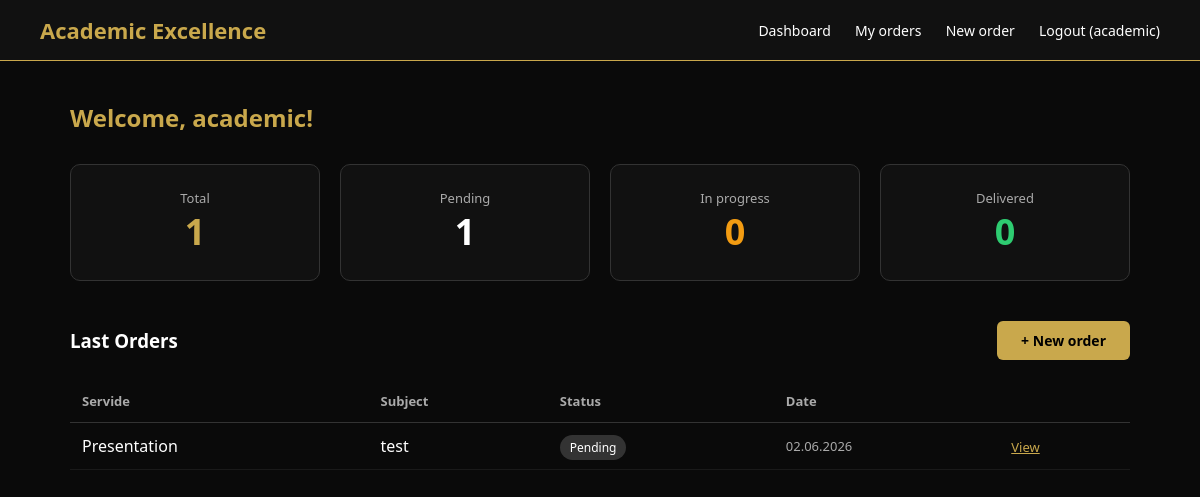
Before: /dashboard/ (signed in) with the older database file.
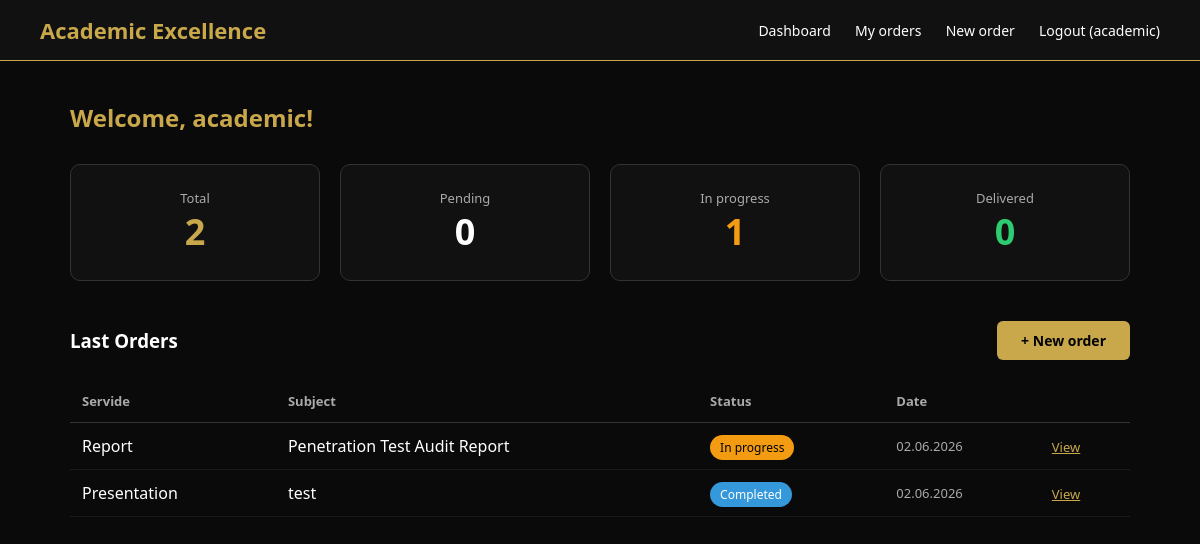
After: the same page with the newer database file.
### orders/models.py (models this page shows, shortened)
class Order(models.Model):
    STATUS_CHOICES = [
        ('pending', 'Gözləyir'),
        ('in_progress', 'İcradadır'),
        ('completed', 'Tamamlandı'),
        ('delivered', 'Çatdırıldı'),
    ]
    SERVICE_CHOICES = [
        ('presentation', 'Presentation'),
        ('essay', 'Essay'),
        ('report', 'Report'),
        ('poster', 'Poster'),
    ]
    DELIVERY_CHOICES = [
        ('standard', 'Standard'),
    ]
    PRICES = {
        ('presentation', 'standard'): 300,
        ('essay', 'standard'): 200,
        ('report', 'standard'): 350,
        ('poster', 'standard'): 150,
    }
    user = models.ForeignKey(User, on_delete=models.CASCADE)
    service = models.CharField(max_length=50, choices=SERVICE_CHOICES)
    topic = models.CharField(max_length=200)
    deadline = models.DateTimeField()
    delivery_type = models.CharField(max_length=20, choices=DELIVERY_CHOICES, default='standard')
    slides = models.IntegerField(default=0)
    price = models.DecimalField(max_digits=10, decimal_places=2, default=0)
    status = models.CharField(max_length=20, choices=STATUS_CHOICES, default='pending')
    notes = models.TextField(blank=True)
    created_at = models.DateTimeField(auto_now_add=True)
    is_paid = models.BooleanField(default=False)
    content_file = models.FileField(upload_to='orders/files/', blank=True, null=True)
    content_link = models.URLField(blank=True, null=True)
    content_note = models.TextField(blank=True)

### orders/views.py (the view)
# urls.py: path('dashboard/', views.dashboard, name='dashboard'),
@login_required
def dashboard(request):
    orders = Order.objects.filter(user=request.user).order_by('-created_at')
    total = orders.count()
    pending = orders.filter(status='pending').count()
    in_progress = orders.filter(status='in_progress').count()
    completed = orders.filter(status='completed').count()
    delivered = orders.filter(status='delivered').count()
    context = {
        'orders': orders[:5],
        'total': total,
        'pending': pending,
        'in_progress': in_progress,
        'completed': completed,
        'delivered': delivered,
    }
    return render(request, 'orders/dashboard.html', context)

### templates/orders/dashboard.html
{% extends 'base.html' %}
{% block content %}
<div class="container">
    <h2 style="color:#c9a84c; margin-bottom:30px;">Welcome, {{ user.username }}!</h2>
    <div style="display:grid; grid-template-columns:repeat(4,1fr); gap:20px; margin-bottom:40px;">
        <div style="background:#111; padding:24px; border-radius:10px; border:1px solid #333; text-align:center;">
            <p style="color:#aaa; font-size:13px;">Total</p>
            <p style="color:#c9a84c; font-size:36px; font-weight:bold;">{{ total }}</p>
        </div>
        <div style="background:#111; padding:24px; border-radius:10px; border:1px solid #333; text-align:center;">
            <p style="color:#aaa; font-size:13px;">Pending</p>
            <p style="color:#fff; font-size:36px; font-weight:bold;">{{ pending }}</p>
        </div>
        <div style="background:#111; padding:24px; border-radius:10px; border:1px solid #333; text-align:center;">
            <p style="color:#aaa; font-size:13px;">In progress</p>
            <p style="color:#f39c12; font-size:36px; font-weight:bold;">{{ in_progress }}</p>
        </div>
        <div style="background:#111; padding:24px; border-radius:10px; border:1px solid #333; text-align:center;">
            <p style="color:#aaa; font-size:13px;">Delivered</p>
            <p style="color:#2ecc71; font-size:36px; font-weight:bold;">{{ delivered }}</p>
        </div>
    </div>
    <div style="display:flex; justify-content:space-between; align-items:center; margin-bottom:20px;">
        <h3 style="color:#fff;">Last Orders</h3>
        <a href="/dashboard/orders/new/" class="btn btn-gold">+ New order</a>
    </div>
    {% if orders %}
    <table style="width:100%; border-collapse:collapse;">
        <thead>
            <tr style="border-bottom:1px solid #333;">
                <th style="padding:12px; text-align:left; color:#aaa; font-size:13px;">Servide</th>
                <th style="padding:12px; text-align:left; color:#aaa; font-size:13px;">Subject</th>
                <th style="padding:12px; text-align:left; color:#aaa; font-size:13px;">Status</th>
                <th style="padding:12px; text-align:left; color:#aaa; font-size:13px;">Date</th>
                <th style="padding:12px; text-align:left; color:#aaa; font-size:13px;"></th>
            </tr>
        </thead>
        <tbody>
            {% for order in orders %}
            <tr style="border-bottom:1px solid #1a1a1a;">
                <td style="padding:12px; color:#fff;">{{ order.get_service_display }}</td>
                <td style="padding:12px; color:#fff;">{{ order.topic }}</td>
                <td style="padding:12px;">
                    {% if order.status == 'pending' %}
                    <span
                        style="background:#333; color:#fff; padding:4px 10px; border-radius:20px; font-size:12px;">Pending</span>
                    {% elif order.status == 'in_progress' %}
                    <span
                        style="background:#f39c12; color:#000; padding:4px 10px; border-radius:20px; font-size:12px;">In
                        progress</span>
                    {% elif order.status == 'completed' %}
                    <span
                        style="background:#3498db; color:#fff; padding:4px 10px; border-radius:20px; font-size:12px;">Completed</span>
                    {% elif order.status == 'delivered' %}
                    <span
                        style="background:#2ecc71; color:#000; padding:4px 10px; border-radius:20px; font-size:12px;">Delivered</span>
                    {% endif %}
                </td>
                <td style="padding:12px; color:#aaa; font-size:13px;">{{ order.created_at|date:"d.m.Y" }}</td>
                <td style="padding:12px;"><a href="/dashboard/orders/{{ order.pk }}/"
                        style="color:#c9a84c; font-size:13px;">View</a></td>
            </tr>
            {% endfor %}
        </tbody>
    </table>
    {% else %}
    <p>You don’t have any orders yet.</p>
    <a href="/dashboard/orders/new/" class="btn btn-gold" style="margin-top:20px;">Place Your First Order</a>
    {% endif %}
</div>
{% endblock %}

Changed rows visible on the page:
added Order: service "Report", topic "Penetration Test Audit Report", status "In progress", created_at "02.06.2026"
changed Order "Presentation": status "Pending" → "Completed"
Other visible differences:
{{ total }}: "1" → "2"
{{ pending }}: "1" → "0"
{{ in_progress }}: "0" → "1"
